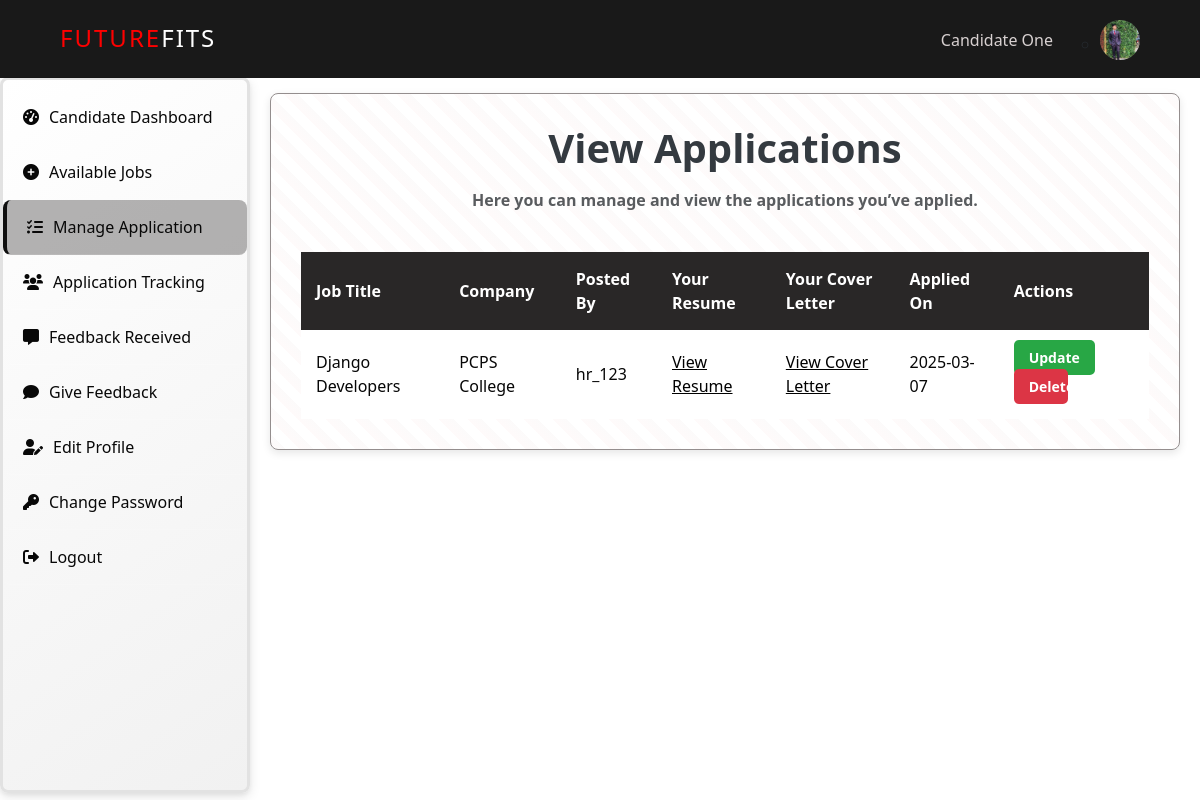
The app's page /view-applications/ (signed in), older data.
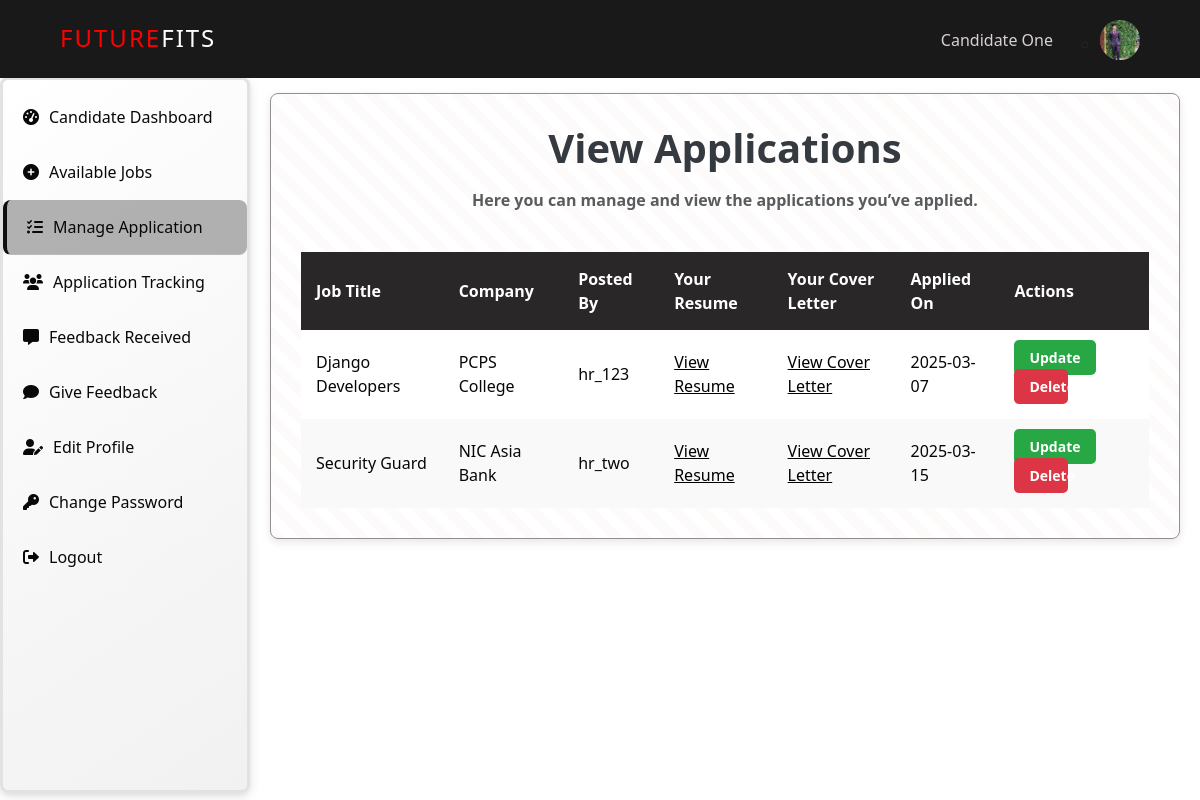
The same page, newer data.
### JRS/models.py (models this page shows, shortened)
class JobApplication(models.Model):
    candidate = models.ForeignKey('Candidate', on_delete=models.CASCADE)
    job = models.ForeignKey('Job', on_delete=models.CASCADE, related_name='applications')
    cover_letter = models.TextField()
    resume = models.FileField(upload_to='resumes/')
    cover_letter_file = models.FileField(upload_to='cover_letters/', blank=True, null=True)
    applied_at = models.DateTimeField(auto_now_add=True)
    is_graded = models.BooleanField(default=False)  # New field to track CV grading
    status = models.CharField(max_length=20, choices=[('Accepted', 'Accepted'), ('Rejected', 'Rejected'), ('Pending', 'Pending')], default='Pending')  # New field for status
    interview = models.OneToOneField('InterviewSchedule', on_delete=models.CASCADE, null=True, blank=True)  # link to InterviewSchedule
    class Meta:
        unique_together = ('candidate', 'job')

class Job(models.Model):
    JOB_TYPES = (
        ('Full-time', 'Full-time'),
        ('Part-time', 'Part-time'),
        ('Internship', 'Internship'),
        ('Contract', 'Contract'),
        ('Freelance', 'Freelance'),
    )
    title = models.CharField(max_length=255)
    description = models.TextField()
    company = models.CharField(max_length=255)
    location = models.CharField(max_length=255)
    job_type = models.CharField(max_length=50, choices=JOB_TYPES)
    salary = models.CharField(max_length=255)
    experience = models.CharField(max_length=255)
    skills = models.CharField(max_length=255, default='')  # Default to an empty string
    education = models.CharField(max_length=255)
    deadline = models.DateField()
    posted_by = models.ForeignKey('HR', on_delete=models.CASCADE)
    created_at = models.DateTimeField(auto_now_add=True)
    updated_at = models.DateTimeField(auto_now=True)

class HR(models.Model):
    user = models.OneToOneField(User, on_delete=models.CASCADE)
    first_name = models.CharField(max_length=255, null=False, blank=False, default="HR")
    last_name = models.CharField(max_length=255, null=False, blank=False, default="User")
    username = models.CharField(max_length=255, unique=True)
    email = models.EmailField(unique=True, default='default@email.com')
    profile_picture = models.ImageField(upload_to="profile_pictures/", default="profile_pictures/default.png")

### JRS/decorators.py (the view)
    def wrapper(request, *args, **kwargs):
        print(f"User: {request.user}, Authenticated: {request.user.is_authenticated}, Groups: {request.user.groups.all()}")
        if not request.user.is_authenticated or not request.user.groups.filter(name='Candidate').exists():
            return HttpResponseForbidden("Access Denied: Candidates only")
        return view_func(request, *args, **kwargs)

### JRS/context_processors.py (called while the page is built)
def hr_profile(request):
    hr = None
    if request.user.is_authenticated:
        try:
            hr = HR.objects.get(user=request.user)
        except HR.DoesNotExist:
            pass
    return {'hr': hr}

def candidate_profile(request):
    candidate = None
    if request.user.is_authenticated:
        try:
            candidate = Candidate.objects.get(user=request.user)
        except Candidate.DoesNotExist:
            pass
    return {'candidate': candidate}

### JRS/views.py (called while the page is built)
@never_cache
@login_required
@candidate_required
def view_applications(request):
    applications = JobApplication.objects.filter(candidate=request.user.candidate)
    return render(request, 'JRS/view_applications.html', {'applications': applications})

### JRS/templates/JRS/view_applications.html (shortened to what this page needs)
{% extends "JRS/base3.html" %}
{% load static %}
{% block inlinecss %}
<link href="{% static 'JRS/css/base3.css' %}" rel="stylesheet">
<link href="{% static 'JRS/css/view_applications.css' %}" rel="stylesheet">
{% endblock inlinecss %}
{% block main %}
<div class="job-container">
    <h1 class="text-center fw-bold mb-3" style="color: #343a40;">View Applications</h1>
    <b><p class="text-center text-muted" style="margin-bottom: 40px;">Here you can manage and view the applications you’ve applied.</p></b>
    {% if applications %}
    <div class="table-container">
        <table>
            <thead>
                <tr>
                    <th>Job Title</th>
                    <th>Company</th>
                    <th>Posted By</th>
                    <th>Your Resume</th>
                    <th>Your Cover Letter</th>
                    <th>Applied On</th>
                    <th>Actions</th>
                </tr>
            </thead>
            <tbody>
                {% for application in applications %}
                <tr>
                    <td>{{ application.job.title }}</td>
                    <td>{{ application.job.company }}</td>
                    <td>{{ application.job.posted_by.username }}</td>
                    <td>
                        <a href="{{ application.resume.url }}" target="_blank" style="color: black;">View Resume</a>
                    </td>
                    <td><a href="{% url 'JRS:generate_cover_letter_pdf' application.id %}" style="color: black;" class="cover-letter-link" target="_blank">View Cover Letter</a></td>
                    <td>{{ application.applied_at|date:"Y-m-d" }}</td>
                    <td>
                        <a href="{% url 'JRS:update_application' application.id %}" class="btn-update">Update</a>
                        <form action="{% url 'JRS:delete_application' application.id %}" method="post" style="display:inline;">
                            <button type="submit" class="btn-delete" onclick="return confirm('Are you sure you want to delete this application?');">
                                Delete
                            </button>
                        </form>
                    </td>
                </tr>
                {% endfor %}
            </tbody>
        </table>
    </div>
    {% else %}
        <p class="text-center text-muted">No applications found at the moment.</p>
    {% endif %}
</div>
{% endblock main %}

Row changes from the older to the newer data that the page shows:
added JobApplication: job "Security Guard", job.company "NIC Asia Bank", job.posted_by.username "hr_two", applied_at "2025-03-15"
